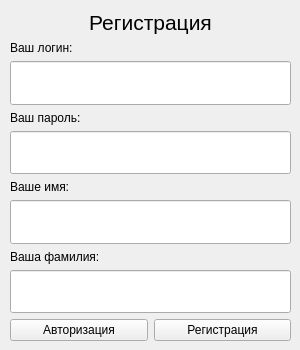
<?xml version="1.0" encoding="UTF-8"?>
<ui version="4.0">
 <class>RegisterForm</class>
 <widget class="QWidget" name="RegisterForm">
  <property name="geometry">
   <rect>
    <x>0</x>
    <y>0</y>
    <width>300</width>
    <height>350</height>
   </rect>
  </property>
  <property name="windowTitle">
   <string>Регистрация</string>
  </property>
  <widget class="QWidget" name="">
   <property name="geometry">
    <rect>
     <x>10</x>
     <y>10</y>
     <width>281</width>
     <height>331</height>
    </rect>
   </property>
   <layout class="QVBoxLayout" name="verticalLayout_5">
    <item>
     <widget class="QLabel" name="label">
      <property name="font">
       <font>
        <family>Segoe UI</family>
        <pointsize>16</pointsize>
       </font>
      </property>
      <property name="text">
       <string>Регистрация</string>
      </property>
      <property name="alignment">
       <set>Qt::AlignCenter</set>
      </property>
     </widget>
    </item>
    <item>
     <layout class="QVBoxLayout" name="verticalLayout">
      <item>
       <widget class="QLabel" name="label_4">
        <property name="sizePolicy">
         <sizepolicy hsizetype="Preferred" vsizetype="Fixed">
          <horstretch>0</horstretch>
          <verstretch>0</verstretch>
         </sizepolicy>
        </property>
        <property name="text">
         <string>Ваш логин:</string>
        </property>
       </widget>
      </item>
      <item>
       <widget class="QLineEdit" name="loginInput">
        <property name="sizePolicy">
         <sizepolicy hsizetype="Expanding" vsizetype="Expanding">
          <horstretch>0</horstretch>
          <verstretch>0</verstretch>
         </sizepolicy>
        </property>
        <property name="styleSheet">
         <string notr="true">padding: 0 10px;</string>
        </property>
        <property name="clearButtonEnabled">
         <bool>false</bool>
        </property>
       </widget>
      </item>
     </layout>
    </item>
    <item>
     <layout class="QVBoxLayout" name="verticalLayout_2">
      <item>
       <widget class="QLabel" name="label_5">
        <property name="sizePolicy">
         <sizepolicy hsizetype="Preferred" vsizetype="Fixed">
          <horstretch>0</horstretch>
          <verstretch>0</verstretch>
         </sizepolicy>
        </property>
        <property name="text">
         <string>Ваш пароль:</string>
        </property>
       </widget>
      </item>
      <item>
       <widget class="QLineEdit" name="passInput">
        <property name="sizePolicy">
         <sizepolicy hsizetype="Expanding" vsizetype="Expanding">
          <horstretch>0</horstretch>
          <verstretch>0</verstretch>
         </sizepolicy>
        </property>
        <property name="styleSheet">
         <string notr="true">padding: 0 10px;</string>
        </property>
        <property name="clearButtonEnabled">
         <bool>false</bool>
        </property>
       </widget>
      </item>
     </layout>
    </item>
    <item>
     <layout class="QVBoxLayout" name="verticalLayout_3">
      <item>
       <widget class="QLabel" name="label_6">
        <property name="sizePolicy">
         <sizepolicy hsizetype="Preferred" vsizetype="Fixed">
          <horstretch>0</horstretch>
          <verstretch>0</verstretch>
         </sizepolicy>
        </property>
        <property name="text">
         <string>Ваше имя:</string>
        </property>
       </widget>
      </item>
      <item>
       <widget class="QLineEdit" name="nameInput">
        <property name="sizePolicy">
         <sizepolicy hsizetype="Expanding" vsizetype="Expanding">
          <horstretch>0</horstretch>
          <verstretch>0</verstretch>
         </sizepolicy>
        </property>
        <property name="styleSheet">
         <string notr="true">padding: 0 10px;</string>
        </property>
        <property name="clearButtonEnabled">
         <bool>false</bool>
        </property>
       </widget>
      </item>
     </layout>
    </item>
    <item>
     <layout class="QVBoxLayout" name="verticalLayout_4">
      <item>
       <widget class="QLabel" name="label_7">
        <property name="sizePolicy">
         <sizepolicy hsizetype="Preferred" vsizetype="Fixed">
          <horstretch>0</horstretch>
          <verstretch>0</verstretch>
         </sizepolicy>
        </property>
        <property name="text">
         <string>Ваша фамилия:</string>
        </property>
       </widget>
      </item>
      <item>
       <widget class="QLineEdit" name="surnameInput">
        <property name="sizePolicy">
         <sizepolicy hsizetype="Expanding" vsizetype="Expanding">
          <horstretch>0</horstretch>
          <verstretch>0</verstretch>
         </sizepolicy>
        </property>
        <property name="styleSheet">
         <string notr="true">padding: 0 10px;</string>
        </property>
        <property name="clearButtonEnabled">
         <bool>false</bool>
        </property>
       </widget>
      </item>
     </layout>
    </item>
    <item>
     <layout class="QHBoxLayout" name="horizontalLayout">
      <item>
       <widget class="QPushButton" name="loginButton">
        <property name="text">
         <string>Авторизация</string>
        </property>
       </widget>
      </item>
      <item>
       <widget class="QPushButton" name="registerButton">
        <property name="text">
         <string>Регистрация</string>
        </property>
       </widget>
      </item>
     </layout>
    </item>
   </layout>
  </widget>
 </widget>
 <resources/>
 <connections/>
</ui>
